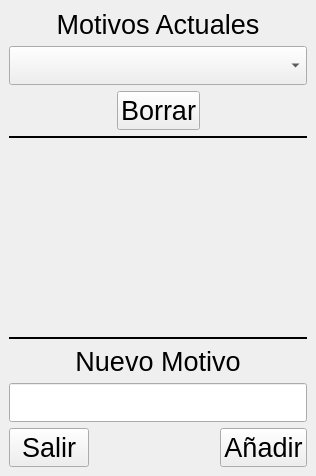
<?xml version="1.0" encoding="UTF-8"?>
<ui version="4.0">
 <class>NuevoMotivo</class>
 <widget class="QMainWindow" name="NuevoMotivo">
  <property name="geometry">
   <rect>
    <x>0</x>
    <y>0</y>
    <width>316</width>
    <height>476</height>
   </rect>
  </property>
  <property name="windowTitle">
   <string>MainWindow</string>
  </property>
  <widget class="QWidget" name="centralwidget">
   <layout class="QHBoxLayout" name="horizontalLayout_3">
    <item>
     <layout class="QVBoxLayout" name="verticalLayout">
      <item>
       <widget class="QLabel" name="label_2">
        <property name="font">
         <font>
          <pointsize>20</pointsize>
         </font>
        </property>
        <property name="text">
         <string>Motivos Actuales</string>
        </property>
        <property name="alignment">
         <set>Qt::AlignCenter</set>
        </property>
       </widget>
      </item>
      <item>
       <widget class="QComboBox" name="comboBox">
        <property name="font">
         <font>
          <pointsize>20</pointsize>
         </font>
        </property>
       </widget>
      </item>
      <item>
       <layout class="QHBoxLayout" name="horizontalLayout_2">
        <item>
         <spacer name="horizontalSpacer_3">
          <property name="orientation">
           <enum>Qt::Horizontal</enum>
          </property>
          <property name="sizeHint" stdset="0">
           <size>
            <width>40</width>
            <height>20</height>
           </size>
          </property>
         </spacer>
        </item>
        <item>
         <widget class="QPushButton" name="pushButton_3">
          <property name="font">
           <font>
            <pointsize>20</pointsize>
           </font>
          </property>
          <property name="text">
           <string>Borrar</string>
          </property>
         </widget>
        </item>
        <item>
         <spacer name="horizontalSpacer_2">
          <property name="orientation">
           <enum>Qt::Horizontal</enum>
          </property>
          <property name="sizeHint" stdset="0">
           <size>
            <width>40</width>
            <height>20</height>
           </size>
          </property>
         </spacer>
        </item>
       </layout>
      </item>
      <item>
       <widget class="Line" name="line_2">
        <property name="frameShadow">
         <enum>QFrame::Plain</enum>
        </property>
        <property name="lineWidth">
         <number>2</number>
        </property>
        <property name="orientation">
         <enum>Qt::Horizontal</enum>
        </property>
       </widget>
      </item>
      <item>
       <spacer name="verticalSpacer">
        <property name="orientation">
         <enum>Qt::Vertical</enum>
        </property>
        <property name="sizeHint" stdset="0">
         <size>
          <width>20</width>
          <height>40</height>
         </size>
        </property>
       </spacer>
      </item>
      <item>
       <widget class="QLabel" name="label_3">
        <property name="font">
         <font>
          <pointsize>20</pointsize>
         </font>
        </property>
        <property name="text">
         <string/>
        </property>
        <property name="alignment">
         <set>Qt::AlignCenter</set>
        </property>
       </widget>
      </item>
      <item>
       <spacer name="verticalSpacer_2">
        <property name="orientation">
         <enum>Qt::Vertical</enum>
        </property>
        <property name="sizeHint" stdset="0">
         <size>
          <width>20</width>
          <height>40</height>
         </size>
        </property>
       </spacer>
      </item>
      <item>
       <widget class="Line" name="line">
        <property name="frameShadow">
         <enum>QFrame::Plain</enum>
        </property>
        <property name="lineWidth">
         <number>2</number>
        </property>
        <property name="orientation">
         <enum>Qt::Horizontal</enum>
        </property>
       </widget>
      </item>
      <item>
       <widget class="QLabel" name="label">
        <property name="font">
         <font>
          <pointsize>20</pointsize>
         </font>
        </property>
        <property name="text">
         <string>Nuevo Motivo</string>
        </property>
        <property name="alignment">
         <set>Qt::AlignCenter</set>
        </property>
       </widget>
      </item>
      <item>
       <widget class="QLineEdit" name="lineEdit">
        <property name="font">
         <font>
          <pointsize>20</pointsize>
         </font>
        </property>
        <property name="alignment">
         <set>Qt::AlignCenter</set>
        </property>
       </widget>
      </item>
      <item>
       <layout class="QHBoxLayout" name="horizontalLayout">
        <item>
         <widget class="QPushButton" name="pushButton">
          <property name="font">
           <font>
            <pointsize>20</pointsize>
           </font>
          </property>
          <property name="text">
           <string>Salir</string>
          </property>
         </widget>
        </item>
        <item>
         <spacer name="horizontalSpacer">
          <property name="orientation">
           <enum>Qt::Horizontal</enum>
          </property>
          <property name="sizeHint" stdset="0">
           <size>
            <width>40</width>
            <height>20</height>
           </size>
          </property>
         </spacer>
        </item>
        <item>
         <widget class="QPushButton" name="pushButton_2">
          <property name="font">
           <font>
            <pointsize>20</pointsize>
           </font>
          </property>
          <property name="text">
           <string>Añadir</string>
          </property>
         </widget>
        </item>
       </layout>
      </item>
     </layout>
    </item>
   </layout>
  </widget>
 </widget>
 <resources/>
 <connections/>
</ui>
